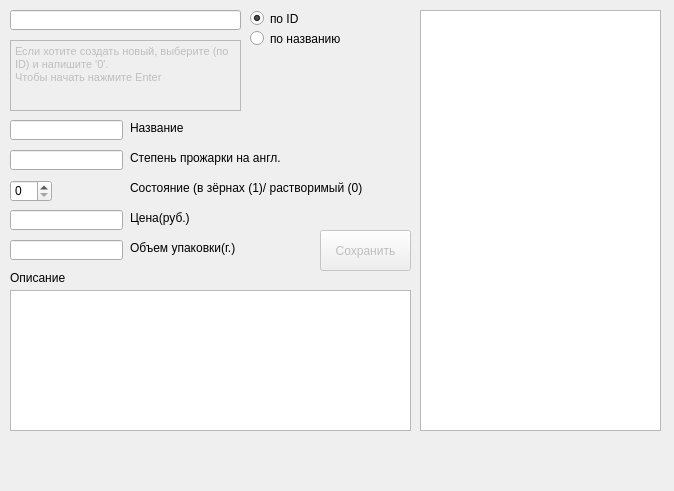
<?xml version="1.0" encoding="UTF-8"?>
<ui version="4.0">
 <class>MainWindow</class>
 <widget class="QMainWindow" name="MainWindow">
  <property name="geometry">
   <rect>
    <x>0</x>
    <y>0</y>
    <width>674</width>
    <height>491</height>
   </rect>
  </property>
  <property name="windowTitle">
   <string>MainWindow</string>
  </property>
  <widget class="QWidget" name="centralwidget">
   <widget class="QTableWidget" name="tableWidget">
    <property name="geometry">
     <rect>
      <x>420</x>
      <y>10</y>
      <width>241</width>
      <height>421</height>
     </rect>
    </property>
   </widget>
   <widget class="QRadioButton" name="rbtn_id">
    <property name="geometry">
     <rect>
      <x>250</x>
      <y>10</y>
      <width>82</width>
      <height>17</height>
     </rect>
    </property>
    <property name="text">
     <string>по ID</string>
    </property>
    <property name="checked">
     <bool>true</bool>
    </property>
   </widget>
   <widget class="QRadioButton" name="rbtn_name">
    <property name="geometry">
     <rect>
      <x>250</x>
      <y>30</y>
      <width>121</width>
      <height>17</height>
     </rect>
    </property>
    <property name="text">
     <string>по названию</string>
    </property>
   </widget>
   <widget class="QLineEdit" name="search">
    <property name="geometry">
     <rect>
      <x>10</x>
      <y>10</y>
      <width>231</width>
      <height>20</height>
     </rect>
    </property>
   </widget>
   <widget class="QLineEdit" name="name">
    <property name="geometry">
     <rect>
      <x>10</x>
      <y>120</y>
      <width>113</width>
      <height>20</height>
     </rect>
    </property>
   </widget>
   <widget class="QTextEdit" name="tip">
    <property name="enabled">
     <bool>false</bool>
    </property>
    <property name="geometry">
     <rect>
      <x>10</x>
      <y>40</y>
      <width>231</width>
      <height>71</height>
     </rect>
    </property>
    <property name="html">
     <string>&lt;!DOCTYPE HTML PUBLIC &quot;-//W3C//DTD HTML 4.0//EN&quot; &quot;http://www.w3.org/TR/REC-html40/strict.dtd&quot;&gt;
&lt;html&gt;&lt;head&gt;&lt;meta name=&quot;qrichtext&quot; content=&quot;1&quot; /&gt;&lt;style type=&quot;text/css&quot;&gt;
p, li { white-space: pre-wrap; }
&lt;/style&gt;&lt;/head&gt;&lt;body style=&quot; font-family:'Ubuntu'; font-size:10pt; font-weight:400; font-style:normal;&quot;&gt;
&lt;p style=&quot; margin-top:0px; margin-bottom:0px; margin-left:0px; margin-right:0px; -qt-block-indent:0; text-indent:0px;&quot;&gt;&lt;span style=&quot; font-family:'MS Shell Dlg 2'; font-size:8.25pt;&quot;&gt;Если хотите создать новый, выберите (по ID) и напишите '0'.&lt;/span&gt;&lt;/p&gt;
&lt;p style=&quot; margin-top:0px; margin-bottom:0px; margin-left:0px; margin-right:0px; -qt-block-indent:0; text-indent:0px;&quot;&gt;&lt;span style=&quot; font-family:'MS Shell Dlg 2'; font-size:8.25pt;&quot;&gt;Чтобы начать нажмите Enter&lt;/span&gt;&lt;/p&gt;
&lt;p style=&quot;-qt-paragraph-type:empty; margin-top:0px; margin-bottom:0px; margin-left:0px; margin-right:0px; -qt-block-indent:0; text-indent:0px; font-family:'MS Shell Dlg 2'; font-size:8.25pt;&quot;&gt;&lt;br /&gt;&lt;/p&gt;&lt;/body&gt;&lt;/html&gt;</string>
    </property>
   </widget>
   <widget class="QLabel" name="label">
    <property name="geometry">
     <rect>
      <x>130</x>
      <y>120</y>
      <width>101</width>
      <height>16</height>
     </rect>
    </property>
    <property name="text">
     <string>Название</string>
    </property>
   </widget>
   <widget class="QLabel" name="label_2">
    <property name="geometry">
     <rect>
      <x>130</x>
      <y>150</y>
      <width>191</width>
      <height>16</height>
     </rect>
    </property>
    <property name="text">
     <string>Степень прожарки на англ.</string>
    </property>
   </widget>
   <widget class="QLabel" name="label_3">
    <property name="geometry">
     <rect>
      <x>130</x>
      <y>180</y>
      <width>261</width>
      <height>16</height>
     </rect>
    </property>
    <property name="text">
     <string>Состояние (в зёрнах (1)/ растворимый (0)</string>
    </property>
   </widget>
   <widget class="QLabel" name="label_4">
    <property name="geometry">
     <rect>
      <x>130</x>
      <y>210</y>
      <width>91</width>
      <height>16</height>
     </rect>
    </property>
    <property name="text">
     <string>Цена(руб.)</string>
    </property>
   </widget>
   <widget class="QLabel" name="label_5">
    <property name="geometry">
     <rect>
      <x>130</x>
      <y>240</y>
      <width>151</width>
      <height>16</height>
     </rect>
    </property>
    <property name="text">
     <string>Объем упаковки(г.)</string>
    </property>
   </widget>
   <widget class="QLabel" name="label_6">
    <property name="geometry">
     <rect>
      <x>10</x>
      <y>270</y>
      <width>91</width>
      <height>16</height>
     </rect>
    </property>
    <property name="text">
     <string>Описание</string>
    </property>
   </widget>
   <widget class="QLineEdit" name="roastlevel">
    <property name="geometry">
     <rect>
      <x>10</x>
      <y>150</y>
      <width>113</width>
      <height>20</height>
     </rect>
    </property>
   </widget>
   <widget class="QSpinBox" name="condition">
    <property name="geometry">
     <rect>
      <x>10</x>
      <y>180</y>
      <width>42</width>
      <height>22</height>
     </rect>
    </property>
    <property name="maximum">
     <number>1</number>
    </property>
   </widget>
   <widget class="QLineEdit" name="price">
    <property name="geometry">
     <rect>
      <x>10</x>
      <y>210</y>
      <width>113</width>
      <height>20</height>
     </rect>
    </property>
   </widget>
   <widget class="QLineEdit" name="volume">
    <property name="geometry">
     <rect>
      <x>10</x>
      <y>240</y>
      <width>113</width>
      <height>20</height>
     </rect>
    </property>
   </widget>
   <widget class="QPlainTextEdit" name="description">
    <property name="geometry">
     <rect>
      <x>10</x>
      <y>290</y>
      <width>401</width>
      <height>141</height>
     </rect>
    </property>
   </widget>
   <widget class="QPushButton" name="save">
    <property name="enabled">
     <bool>false</bool>
    </property>
    <property name="geometry">
     <rect>
      <x>320</x>
      <y>230</y>
      <width>91</width>
      <height>41</height>
     </rect>
    </property>
    <property name="text">
     <string>Сохранить</string>
    </property>
   </widget>
  </widget>
 </widget>
 <resources/>
 <connections/>
</ui>
